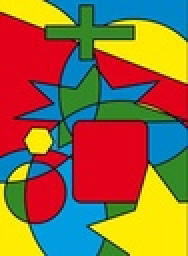
%> input picture baseline/code/lib/Chan-Vese/4colors.JPG, 94 x 128 px, shrunk from 276 x 376 before the run (shown 2 times larger)
$ octave --eval "chanvese_demo('lib/Chan-Vese/4colors.JPG');"   (GNU Octave 9; MATLAB toolbox functions it lacks are replaced by stand-ins)
%> lines starting %> are read from the running program, lines starting %| are printed output that depends on the picture; in (x1, y1, x2, y2) boxes, pixels count from 0 and x2, y2 are one past the last pixel; in counts of white or black regions, pixels touching at a corner belong together; the program's own positions count from 1
%> in chanvese_demo, I is the input picture: size 128x94x3 uint8; mean R, G, B 145, 107.2, 63.7
### baseline/code/chanvese.m
%==========================================================================
%
%   Active contour with Chan-Vese Method
%   for image segementation
%
%   Implemented by Yue Wu (yue.wu@tufts.edu)
%   Tufts University
%   Feb 2009
%   http://sites.google.com/site/rexstribeofimageprocessing/
%
%   all rights reserved
%   Last update 02/26/2009
%
%   EDIT 2016, Eduardo Valle :
%     This version was modified to make masks resizing and graphic display
%     optional. In addition, all helper functions were copied to this file
%     as internal functions.
%
%     The function was renamed chanvese from the original mispelled chenvese
%     to mark those differences.
%
%     This work is based upon the paper below:
%     [1] Tony F. Chan, Luminita A. Vese. Active Contours Without Edges. DOI: 10.1109/83.902291.
%
%   You can find the Yue's original at the URL:
%   www.mathworks.com/matlabcentral/fileexchange/23445-chan-vese-active-contours-without-edges
%
%--------------------------------------------------------------------------
%   Usage of varibles:
%   input:
%       I           = any gray/double/RGB input image
%       mask        = initial mask, either customerlized or built-in
%       num_iter    = total number of iterations
%       mu          = weight of length term
%       method      = submethods pick from ('chan','vector','multiphase')
%
%   Types of built-in mask functions
%       'small'     = create a small circular mask
%       'medium'    = create a medium circular mask
%       'large'     = create a large circular mask
%       'whole'     = create a mask with holes around
%       'whole+small' = create a two layer mask with one layer small
%                       circular mask and the other layer with holes around
%                       (only work for method 'multiphase')
%   Types of methods
%       'chan'      = general CV method
%       'vector'    = CV method for vector image
%       'multiphase'= CV method for multiphase (2 phases applied here)
%
%   output:
%       phi0        = updated level set function
%
%--------------------------------------------------------------------------
%
% Description: This code implements the paper: "Active Contours Without
% Edges" by Chan and Vese for method 'chan', the paper:"Active Contours Without
% Edges for vector image" by Chan and Vese for method 'vector', and the paper
% "A Multiphase Level Set Framework for Image Segmentation Using the
% Mumford and Shah Model" by Chan and Vese.
%
%--------------------------------------------------------------------------
% Deomo: Please see HELP file for details
%==========================================================================

function seg = chanvese(I, mask, num_iter, mu, method, resizeMask, showGraphics)

    if nargin < 4, mu = 0.2; end
    if nargin < 5, method = 'chan'; end
    if nargin < 6, resizeMask = false; end
    if nargin < 7, showGraphics = false; end

    %-- Initializations on input image I and mask
    if resizeMask
        % resize original image
        s = 200./min(size(I,1),size(I,2)); % resize scale
        if s<1
             I = imresize(I,s);
        end
    end

    % auto mask settings
    if ischar(mask)
        switch lower (mask)
        case 'small'
            mask = maskcircle2(I, 'small');
        case 'medium'
            mask = maskcircle2(I, 'medium');
        case 'large'
            mask = maskcircle2(I, 'large');
        case 'whole'
            mask = maskcircle2(I, 'whole');
        case 'whole+small'
            m1 = maskcircle2(I, 'whole');
            m2 = maskcircle2(I, 'small');
            mask = zeros(size(I,1), size(I,2), 2);
            mask(:,:,1) = m1(:,:,1);
            mask(:,:,2) = m2(:,:,2);
        otherwise
            error('unrecognized mask shape name (MASK).');
        end
    else
        if resizeMask && s<1
          mask = imresize(mask,s);
        end
        if size(mask,1)>size(I,1) || size(mask,2)>size(I,2)
            error('dimensions of mask mismatch those of the image.')
        end
        switch lower(method)
        case 'multiphase'
            if  (size(mask,3) == 1)
                error('multiphase requires two masks but only one was informed.')
            end
        end
    end

    % converts input image to suitable format
    switch lower(method)
    case 'chan'
            if size(I, 3) == 3
                P = rgb2gray(uint8(I));
                P = double(P);
            elseif size(I,3) == 2
                P = 0.5.*(double(I(:,:,1))+double(I(:,:,2)));
            else
                P = double(I);
            end
            layer = 1;

    case 'vector'
        if resizeMask
            s = 200./min(size(I,1),size(I,2)); % resize scale
            I = imresize(I,s);
            mask = imresize(mask,s);
        end
        layer = size(I, 3);
        if layer == 1
            display('only one image component for vector image')
        end
        P = double(I);

    case 'multiphase'
        layer = size(I,3);
        if resizeMask
            if size(I,1)*size(I,2)>200^2
                s = 200./min(size(I,1),size(I,2)); % resize scale
                I = imresize(I,s);
                mask = imresize(mask,s);
            end
        end
        P = double(I);  %P store the original image

    otherwise
        error('!invalid method')
    end
    %-- End Initializations on input image I and mask


    %%
    %--   Core function
    switch lower(method)
    case {'chan','vector'}
        %-- SDF
        %   Get the distance map of the initial mask

        mask = mask(:,:,1);
        phi0 = bwdist(mask)-bwdist(1-mask)+im2double(mask)-.5;
        %   initial force, set to eps to avoid division by zeros
        force = eps;
        %-- End Initialization

        %-- Display settings
        if showGraphics
            figure();
            subplot(2,2,1); imshow(I); title('Input Image');
            subplot(2,2,2); imshow(mask); title('Input Mask');
            subplot(2,2,3); title('Segmentation');
        end
        %-- End Display original image and mask

        %-- Main loop
        for n=1:num_iter
            inidx = find(phi0>=0); % frontground index
            outidx = find(phi0<0); % background index
            force_image = 0; % initial image force for each layer
            for i=1:layer
                L = im2double(P(:,:,i)); % get one image component
                c1 = sum(sum(L.*Heaviside(phi0)))/(length(inidx)+eps); % average inside of Phi0
                c2 = sum(sum(L.*(1-Heaviside(phi0))))/(length(outidx)+eps); % average outside of Phi0
                force_image=-(L-c1).^2+(L-c2).^2+force_image;
                % sum Image Force on all components (used for vector image)
                % if 'chan' is applied, this loop become one sigle code as a
                % result of layer = 1
            end

            % calculate the external force of the image
            force = mu*kappa(phi0)./max(max(abs(kappa(phi0))))+1/layer.*force_image;

            % normalized the force
            force = force./(max(max(abs(force))));

            % get stepsize dt
            dt=0.5;

            % get parameters for checking whether to stop
            old = phi0;
            phi0 = phi0+dt.*force;
            new = phi0;
            indicator = checkstop(old,new,dt);

            % intermediate output
            if showGraphics && (mod(n,20) == 0)
                showphi(I,phi0,n);
            end;
            if indicator % decide to stop or continue
                if showGraphics
                    showphi(I,phi0,n);
                end
                %make mask from SDF
                seg = phi0<=0; %-- Get mask from levelset
                if showGraphics
                    subplot(2,2,4); imshow(seg); title('Global Region-Based Segmentation');
                end
                return;
            end
        end;

        if showGraphics
            showphi(I,phi0,n);
        end
        %make mask from SDF
        seg = phi0<=0; %-- Get mask from levelset
        if showGraphics
            subplot(2,2,4); imshow(seg); title('Global Region-Based Segmentation');
        end


    case 'multiphase'
        %-- Initializations
        %   Get the distance map of the initial masks
        mask1 = mask(:,:,1);
        mask2 = mask(:,:,2);
        phi1=bwdist(mask1)-bwdist(1-mask1)+im2double(mask1)-.5;%Get phi1 from the initial mask 1
        phi2=bwdist(mask2)-bwdist(1-mask2)+im2double(mask2)-.5;%Get phi1 from the initial mask 2

        %-- Display settings
        if showGraphics
            figure();
            subplot(2,2,1);
            if layer ~= 1
              imshow(I); title('Input Image');
            else
              imagesc(P); axis image; colormap(gray);title('Input Image');
            end
            subplot(2,2,2);
            hold on
            contour(flipud(mask1),[0,0],'r','LineWidth',2.5);
            contour(flipud(mask1),[0,0],'x','LineWidth',1);
            contour(flipud(mask2),[0,0],'g','LineWidth',2.5);
            contour(flipud(mask2),[0,0],'x','LineWidth',1);
            title('initial contour');
            hold off
            subplot(2,2,3); title('Segmentation');
        end
        %-- End display settings

        %Main loop
        for n=1:num_iter
            %-- Narrow band for each phase
            nb1 = find(phi1<1.2 & phi1>=-1.2); %narrow band of phi1
            inidx1 = find(phi1>=0); %phi1 frontground index
            outidx1 = find(phi1<0); %phi1 background index

            nb2 = find(phi2<1.2 & phi2>=-1.2); %narrow band of phi2
            inidx2 = find(phi2>=0); %phi2 frontground index
            outidx2 = find(phi2<0); %phi2 background index
            % [7 lines of commented-out code are left out]

            cc11 = intersect(inidx1,inidx2); %index belong to (phi1>0 & phi2>0)
            cc12 = intersect(inidx1,outidx2); %index belong to (phi1>0 & phi2<0)
            cc21 = intersect(outidx1,inidx2); %index belong to (phi1<0 & phi2>0)
            cc22 = intersect(outidx1,outidx2); %index belong to (phi1<0 & phi2<0)

            f_image11 = 0;
            f_image12 = 0;
            f_image21 = 0;
            f_image22 = 0; % initial image force for each layer

            for i=1:layer
                L = im2double(P(:,:,i)); % get one image component

                if isempty(cc11)
                        c11 = eps;
                else
                        c11 = mean(L(cc11));
                end

                if isempty(cc12)
                        c12 = eps;
                else
                        c12 = mean(L(cc12));
                end

                if isempty(cc21)
                        c21 = eps;
                else
                        c21 = mean(L(cc21));
                end

                if isempty(cc22)
                        c22 = eps;
                else
                        c22 = mean(L(cc22));
                end
                %-- End mean calculation

                %-- Force calculation and normalization
                % force on each partition
                f_image11=(L-c11).^2.*Heaviside(phi1).*Heaviside(phi2)+f_image11;
                f_image12=(L-c12).^2.*Heaviside(phi1).*(1-Heaviside(phi2))+f_image12;
                f_image21=(L-c21).^2.*(1-Heaviside(phi1)).*Heaviside(phi2)+f_image21;
                f_image22=(L-c22).^2.*(1-Heaviside(phi1)).*(1-Heaviside(phi2))+f_image22;
            end

            % sum Image Force on all components (used for vector image)
            % if 'chan' is applied, this loop become one sigle code as a
            % result of layer = 1

            % calculate the external force of the image

            % curvature on phi1
            curvature1 = mu*kappa(phi1);
            curvature1 = curvature1(nb1);
            % image force on phi1
            fim1 = 1/layer.*(-f_image11(nb1)+f_image21(nb1)-f_image12(nb1)+f_image22(nb1));
            fim1 = fim1./max(abs(fim1)+eps);

            % curvature on phi2
            curvature2 = mu*kappa(phi2);
            curvature2 = curvature2(nb2);
            % image force on phi2
            fim2 = 1/layer.*(-f_image11(nb2)+f_image12(nb2)-f_image21(nb2)+f_image22(nb2));
            fim2 = fim2./max(abs(fim2)+eps);

            % force on phi1 and phi2
            force1 = curvature1+fim1;
            force2 = curvature2+fim2;
            %-- End force calculation

            % detal t
            dt = 1.5;

            old(:,:,1) = phi1;
            old(:,:,2) = phi2;

            %update of phi1 and phi2
            phi1(nb1) = phi1(nb1)+dt.*force1;
            phi2(nb2) = phi2(nb2)+dt.*force2;

            new(:,:,1) = phi1;
            new(:,:,2) = phi2;

            indicator = checkstop(old,new,dt);

            if indicator
                if showGraphics
                    showphi(I, new, n);
                end
                %make mask from SDF
                seg11 = (phi1>0 & phi2>0); %-- Get mask from levelset
                seg12 = (phi1>0 & phi2<0);
                seg21 = (phi1<0 & phi2>0);
                seg22 = (phi1<0 & phi2<0);

                se = strel('disk',1);
                aa1 = imerode(seg11,se);
                aa2 = imerode(seg12,se);
                aa3 = imerode(seg21,se);
                aa4 = imerode(seg22,se);
                seg = aa1+2*aa2+3*aa3+4*aa4;

                if showGraphics
                   subplot(2,2,4); imagesc(seg);axis image;
                   title('Global Region-Based Segmentation');
                end

                return
            end
            % re-initializations
            phi1 = reinitialization(phi1, 0.6);%sussman(phi1, 0.6);%
            phi2 = reinitialization(phi2, 0.6);%sussman(phi2,0.6);

            %intermediate output
            if showGraphics && (mod(n,20) == 0)
                phi(:,:,1) = phi1;
                phi(:,:,2) = phi2;
                if showGraphics
                    showphi(I, phi, n);
                end
            end;
        end;

        phi(:,:,1) = phi1;
        phi(:,:,2) = phi2;
        if showGraphics
            showphi(I, phi, n);
        end
        %make mask from SDF
        seg11 = (phi1>0 & phi2>0); %-- Get mask from levelset
        seg12 = (phi1>0 & phi2<0);
        seg21 = (phi1<0 & phi2>0);
        seg22 = (phi1<0 & phi2<0);

        se = strel('disk',1);
        aa1 = imerode(seg11,se);
        aa2 = imerode(seg12,se);
        aa3 = imerode(seg21,se);
        aa4 = imerode(seg22,se);
        seg = aa1+2*aa2+3*aa3+4*aa4;
        %seg = bwlabel(seg);
        if showGraphics
            subplot(2,2,4); imagesc(seg);axis image;title('Global Region-Based Segmentation');
        end
    end


function indicator = checkstop(old, new, dt)
    % indicates whether we should performan further iteraions or stop

    layer = size(new,3);

    for i = 1:layer
        old_{i} = old(:,:,i);
        new_{i} = new(:,:,i);
    end

    if layer
        ind = find(abs(new)<=.5);
        M = length(ind);
        Q = sum(abs(new(ind)-old(ind)))./M;
        if Q<=dt*.18^2
            indicator = 1;
        else
            indicator = 0;
        end
    else
        ind1 = find(abs(old_{1})<1);
        ind2 = find(abs(old_{2})<1);
        M1 = length(ind1);
        M2 = length(ind2);
        Q1 = sum(abs(new_{1}(ind1)-old_{1}(ind1)))./M1;
        Q2 = sum(abs(new_{2}(ind2)-old_{2}(ind2)))./M2;
        if Q1<=dt*.18^2 && Q2<=dt*.18^2
            indicator = 1;
        else
            indicator = 0;
        end
    end


% [20 lines left out: function Heaviside, not called in this run]


function KG = kappa(I)
    % get curvature information of input image
    % input: 2D image I
    % output: curvature matrix KG

    I = double(I);
    [m,n] = size(I);
    P = padarray(I,[1,1],1,'pre');
    P = padarray(P,[1,1],1,'post');

    % central difference
    fy = P(3:end,2:n+1)-P(1:m,2:n+1);
    fx = P(2:m+1,3:end)-P(2:m+1,1:n);
    fyy = P(3:end,2:n+1)+P(1:m,2:n+1)-2*I;
    fxx = P(2:m+1,3:end)+P(2:m+1,1:n)-2*I;
    fxy = 0.25.*(P(3:end,3:end)-P(1:m,3:end)+P(3:end,1:n)-P(1:m,1:n));
    G = (fx.^2+fy.^2).^(0.5);
    K = (fxx.*fy.^2-2*fxy.*fx.*fy+fyy.*fx.^2)./((fx.^2+fy.^2+eps).^(1.5));
    KG = K.*G;
    KG(1,:) = eps;
    KG(end,:) = eps;
    KG(:,1) = eps;
    KG(:,end) = eps;
    KG = KG./max(max(abs(KG)));


function m = maskcircle2(I, typeMask)
%> called with typeMask = 'medium'
    % auto pick a circular mask for image I
    % built-in mask creation function
    % Input: I   : input image
    %        typeMask : mask shape keywords
    % Output: m  : mask image

    if size(I,3)~=3
        temp = double(I(:,:,1));
    else
        temp = double(rgb2gray(I));
    end

    h = [0 1 0; 1 -4 1; 0 1 0];
    T = conv2(temp,h);
    T(1,:) = 0;
%> T: size 130x96 double; min -463, max 364, mean -1
    T(end,:) = 0;
    T(:,1) = 0;
    T(:,end) = 0;
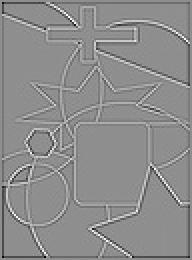
%> T: size 130x96 double (shown 2 times larger); min -463, max 364, mean -4.7; drawn with min black and max white

    thre = max(max(abs(T)))*.5;
%> thre = 231.5
    idx = find(abs(T) > thre);
%> idx = 131 values from 132 to 12349
    [cx,cy] = ind2sub(size(T),idx);
%> cx = 131 values, max 129 at index 6, min 2 at index 1, mean 73.19; cy = 131 values from 2 to 95
    cx = round(mean(cx));
%> cx = 73
    cy = round(mean(cy));
%> cy = 44

    [x,y] = meshgrid(1:min(size(temp,1),size(temp,2)));

    m = zeros(size(temp));
    [p,q] = size(temp);
%> p = 128; q = 94

    switch lower (typeMask)
    case 'small'
        r = 10;
        n = zeros(size(x));
        n((x-cx).^2+(y-cy).^2<r.^2) = 1;
        m(1:size(n,1),1:size(n,2)) = n;
        %m((x-cx).^2+(y-cy).^2<r.^2) = 1;
    case 'medium'
        r = min(min(cx,p-cx),min(cy,q-cy));
%> r = 44
        r = max(2/3*r,25);
%> r = 29.33
        n = zeros(size(x));
        n((x-cx).^2+(y-cy).^2<r.^2) = 1;
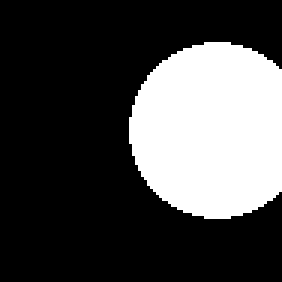
%> n: size 94x94 double (shown 3 times larger); values 0 (black) and 1 (white), 28.2% white; 1 white region, box (x1, y1, x2, y2) and area: (43, 14, 94, 73) 2493
        m(1:size(n,1),1:size(n,2)) = n;
        %m((x-cx).^2+(y-cy).^2<r.^2) = 1;
    case 'large'
        r = min(min(cx,p-cx),min(cy,q-cy));
        r = max(2/3*r,60);
        n = zeros(size(x));
        n((x-cx).^2+(y-cy).^2<r.^2) = 1;
        m(1:size(n,1),1:size(n,2)) = n;
        %m((x-cx).^2+(y-cy).^2<r.^2) = 1;
    case 'whole'
        r = 9;
        m = zeros(round(ceil(max(p,q)/2/(r+1))*3*(r+1)));
        siz = size(m,1);
        sx = round(siz/2);
        i = 1:round(siz/2/(r+1));
        j = 1:round(0.9*siz/2/(r+1));
        j = j-round(median(j));
        m(sx+2*j*(r+1),(2*i-1)*(r+1)) = 1;
        se = strel('disk',r);
        m = imdilate(m,se);
        m = m(round(siz/2-p/2-6):round(siz/2-p/2-6)+p-1,round(siz/2-q/2-6):round(siz/2-q/2-6)+q-1);
    end
        tem(:,:,1) = m;
        M = padarray(m,[floor(2/3*r),floor(2/3*r)],0,'post');
        tem(:,:,2) = M(floor(2/3*r)+1:end,floor(2/3*r)+1:end);
        m = tem;
    return


% [29 lines left out: function reinitialization, not called in this run]


function showphi(I, phi, i)
    % show curve evolution of phi
    for j = 1:size(phi,3)
        phi_{j} = phi(:,:,j);
    end
    subplot(2,2,3); title('Segmentation');
    if exist ('OCTAVE_VERSION', 'builtin')
        imshow(I,'displayrange',[0 255]);
    else
        imshow(I,'initialmagnification','fit','displayrange',[0 255]);
    end
    hold on;
    if size(phi,3) == 1
        contour(phi_{1}, [0 0], 'r','LineWidth',4);
        contour(phi_{1}, [0 0], 'g','LineWidth',1.3);
    else
        contour(phi_{1}, [0 0], 'r','LineWidth',4);
        contour(phi_{1}, [0 0], 'x','LineWidth',1.3);
        contour(phi_{2}, [0 0], 'g','LineWidth',4);
        contour(phi_{2}, [0 0], 'x','LineWidth',1.3);
    end
    hold off;
    title([num2str(i) ' Iterations']);
    global chanvese_showphi_callback
    if ( strcmp(class(chanvese_showphi_callback), 'function_handle') )
        subplot(2,2,4);
        chanvese_showphi_callback(I, phi, i)
    end
    drawnow;

### baseline/code/chanvese_demo.m
function chanvese_demo( imagePath, iterations, mu, method )

    if nargin < 2, iterations = 1000; end
    if nargin < 3, mu = 0.2; end
    if nargin < 4, method = 'chan'; end

    % if using Octave, load needed packages
    if exist ('OCTAVE_VERSION', 'builtin')
        pkg load image
    end

    I = imread(imagePath);
    seg = chanvese(I, 'medium', iterations, mu, method, false, true);
%> the loop in chanvese, `for n=1:num_iter` made 1000 passes
%> (M in checkstop, Q in checkstop) on passes 1 to 3: (133, 0.214), (142, 0.218), (144, 0.202)
%> pass 1, in kappa, `P = padarray(P,[1,1],1,'post');`:
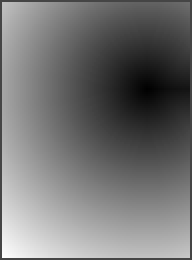
%> P: size 130x96 double (shown 2 times larger); min -28.91, max 80.97, mean 20.9; drawn with min black and max white
%> pass 1, in kappa, `fy = P(3:end,2:n+1)-P(1:m,2:n+1);`:
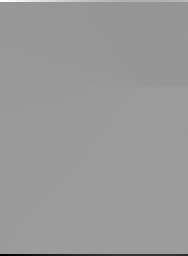
%> fy: size 128x94 double (shown 2 times larger); min -79.22, max 52.7, mean 0.3; drawn with min black and max white
%> after the loop in chanvese, `for n=1:num_iter`:
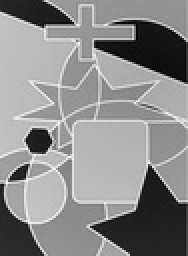
%> phi0: size 128x94 single (shown 2 times larger); min -313.3, max 517.9, mean 138.3; drawn with min black and max white
%> in chanvese, `seg = phi0<=0;`:
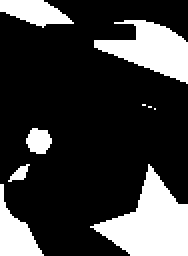
%> seg: size 128x94 logical (shown 2 times larger); 23.3% white; 9 white regions (3 under 20 px), largest, box (x1, y1, x2, y2) and area: (45, 82, 94, 128) 1152, (47, 10, 94, 42) 787, (0, 92, 22, 128) 368, (0, 0, 37, 14) 315, (13, 64, 26, 77) 126, (4, 82, 15, 91) 47
%> `chanvese_demo('lib/Chan-Vese/4colors.JPG');`:
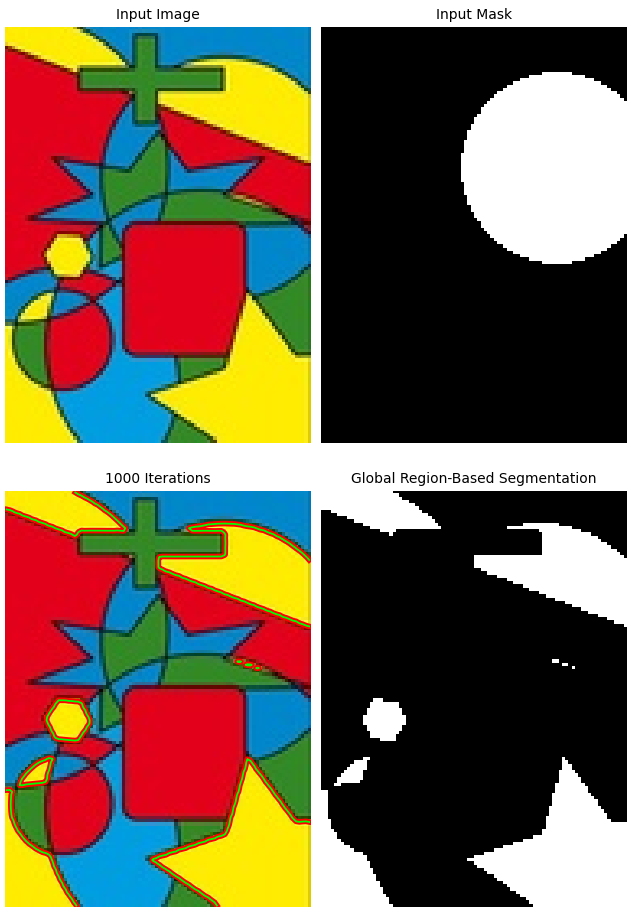
%> figure redrawn from the program's plot data, 4 panels

%-- End
